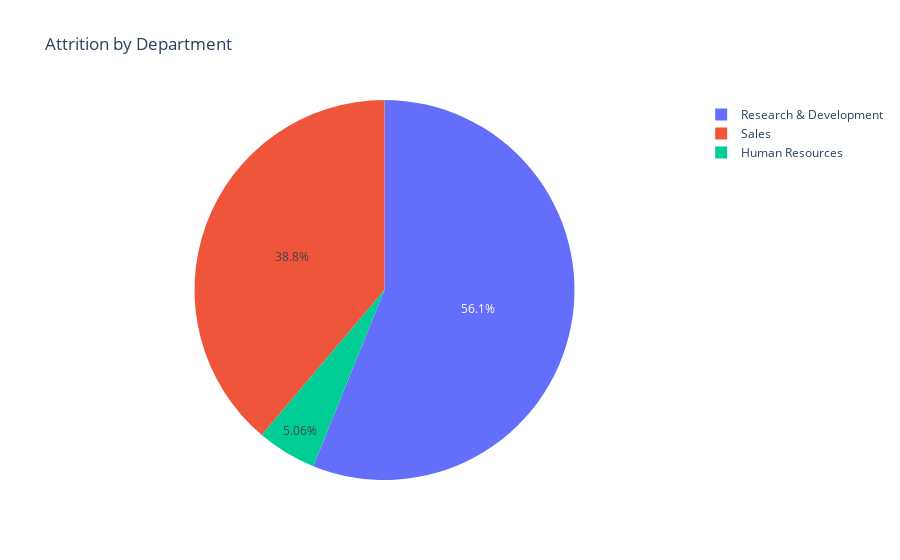

Notebook code cell kept with this figure:
### Markdown cell above
The histogram of the percent salary hike for the employees whose Attrition == 'Yes' is plotted above and it shows that as the percent salary hike increases the attrition count decreases. This shows that employees who are not satisfied with the salary percent hike tend to leave the company.

### Code cell
fig3 = px.pie(df[df['Attrition'] == 1],values = 'Attrition', names = 'Department',title = 'Attrition by Department')
fig3.show()

### Figure 1 — Plotly figure (JSON) as saved in the notebook; plotly's stock layout.template omitted (floating-point values rounded to 4 significant figures; data arrays with more than 128 entries replaced by an {"elided": "..."} marker saying what was removed)
{"data": [{"domain": {"x": [0, 1], "y": [0, 1]}, "hovertemplate": "Department=%{label}<br>Attrition=%{value}<extra></extra>", "labels": {"elided": "237 str values"}, "legendgroup": "", "name": "", "showlegend": true, "type": "pie", "values": {"elided": "237 int values"}}], "layout": {"legend": {"tracegroupgap": 0}, "title": {"text": "Attrition by Department"}}}
